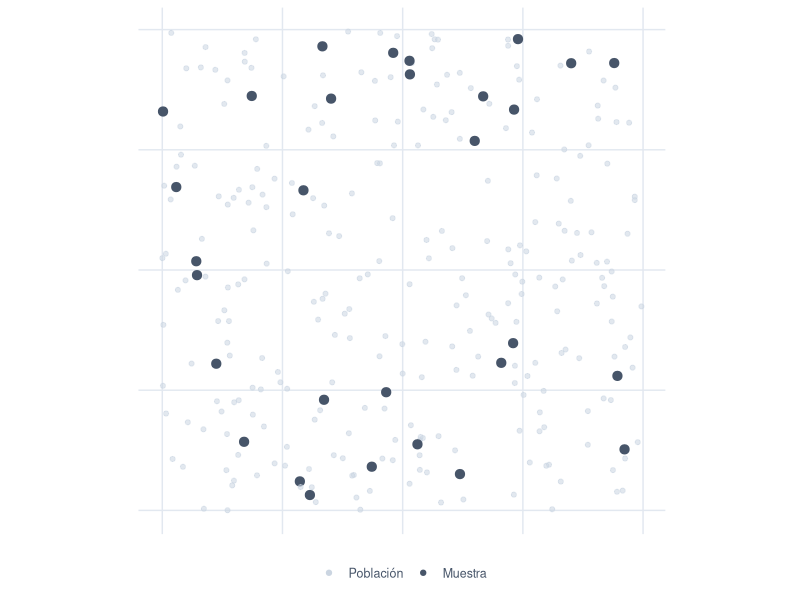
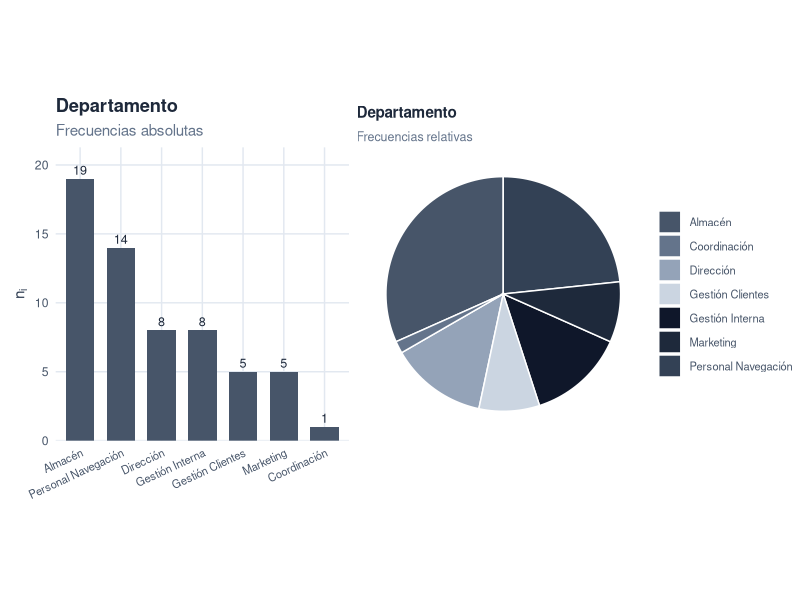
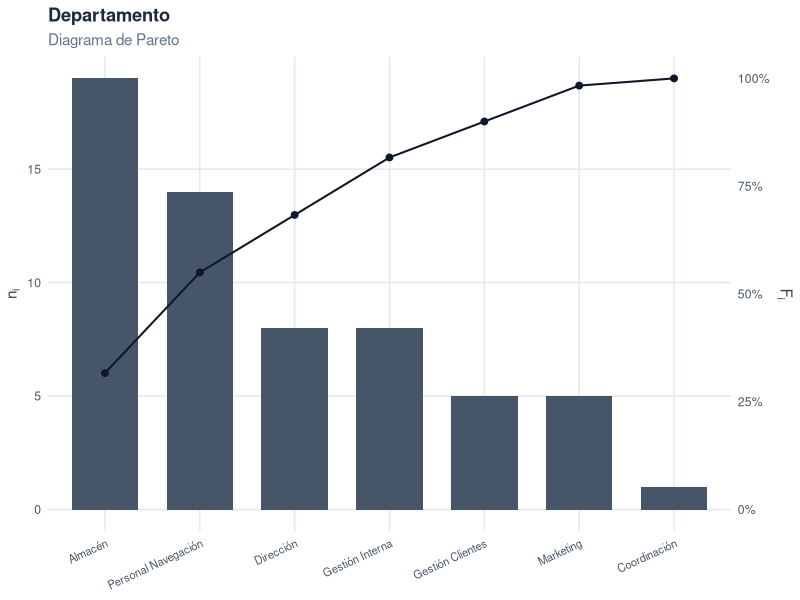
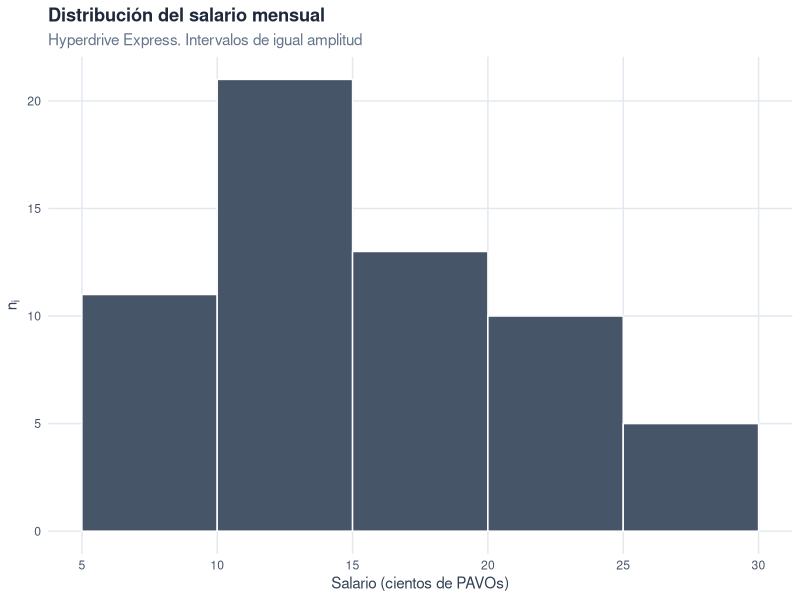
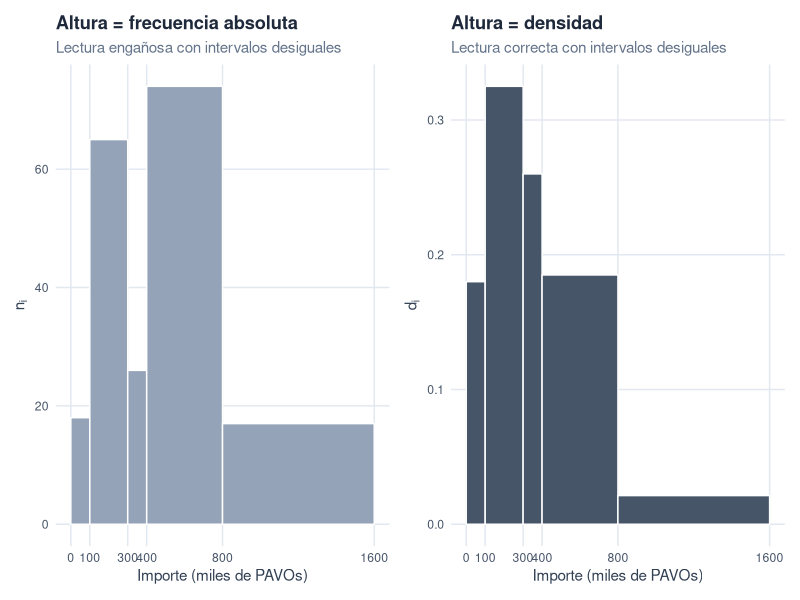

Recreate these plots in R, in order.
## ---- chunk 1
knitr::opts_chunk$set(
  echo       = FALSE,
  message    = FALSE,
  warning    = FALSE,
  fig.align  = "center",
  fig.width  = 6.5,
  fig.height = 4,
  dpi        = 200,
  out.width  = "100%"
)

library(dplyr)
library(tibble)
library(ggplot2)
library(forcats)
library(knitr)
library(kableExtra)
library(scales)
library(patchwork)

# Paleta sobria, coordinada con el color primario del libro (#475569).
pal_libro  <- c("#475569", "#64748b", "#94a3b8", "#cbd5e1",
                "#0f172a", "#1e293b", "#334155")
pal_acento <- "#475569"

# Tema ggplot consistente para todo el capítulo.
theme_libro <- function() {
  theme_minimal(base_size = 11) +
    theme(
      plot.title       = element_text(face = "bold", color = "#1e293b"),
      plot.subtitle    = element_text(color = "#64748b"),
      plot.caption     = element_text(color = "#94a3b8", size = 8),
      axis.title       = element_text(color = "#334155"),
      axis.text        = element_text(color = "#475569"),
      panel.grid.minor = element_blank(),
      panel.grid.major = element_line(color = "#e2e8f0"),
      legend.position  = "bottom",
      legend.title     = element_text(color = "#334155", size = 9),
      legend.text      = element_text(color = "#475569", size = 9)
    )
}
## ---- chunk 2
set.seed(42)
pob <- tibble(
  x = runif(300),
  y = runif(300)
) |>
  mutate(en_muestra = row_number() %in% sample(300, 30))

ggplot(pob, aes(x, y)) +
  geom_point(aes(color = en_muestra, size = en_muestra, alpha = en_muestra)) +
  scale_color_manual(values = c(`FALSE` = "#cbd5e1", `TRUE` = "#475569"),
                     labels = c("Población", "Muestra"),
                     name   = NULL) +
  scale_size_manual(values  = c(`FALSE` = 1.4, `TRUE` = 2.8), guide = "none") +
  scale_alpha_manual(values = c(`FALSE` = 0.55, `TRUE` = 1),  guide = "none") +
  coord_fixed() +
  labs(x = NULL, y = NULL) +
  theme_libro() +
  theme(axis.text = element_blank(), panel.grid = element_blank())
## ---- chunk 3
set.seed(1789)
n_emp <- 60

# Pool de nombres siguiendo la convención R-Stars:
# primer nombre del cine de ciencia ficción + apellido = género de ave (latín).
nombres_sf <- c("Spike", "Faye", "Jet", "Ed", "Vicious",
                "Luke", "Leia", "Han", "Rey", "Finn", "Poe", "Padmé",
                "Spock", "Data", "Picard", "Janeway", "Geordi",
                "Ripley", "Bishop", "Hicks", "Newt",
                "Deckard", "Roy", "Rachael",
                "Neo", "Trinity", "Morpheus",
                "Mal", "Zoe", "River", "Jayne",
                "Holden", "Naomi", "Amos", "Bobbie",
                "Starbuck", "Apollo", "Adama", "Kara",
                "Sarah", "Kyle", "John")

apellidos_aves <- c("Pyrrhula", "Tachyeres", "Bucephala", "Calidris",
                    "Diomedea", "Bubo", "Falco", "Phoenicopterus", "Larus",
                    "Hirundo", "Accipiter", "Psittacus", "Columba", "Corvus",
                    "Anas", "Cygnus", "Gallus", "Pavo", "Ardea", "Grus",
                    "Aquila", "Tinamus", "Tachybaptus", "Athene", "Strix",
                    "Spheniscus", "Apteryx", "Dromaius", "Ramphastos",
                    "Pelecanus", "Vultur", "Struthio", "Turdus", "Merula",
                    "Rhea", "Ara")

empresa <- tibble(
  id_empleado = sprintf("E%03d", seq_len(n_emp)),
  nombre = paste(sample(nombres_sf,      n_emp, replace = TRUE),
                 sample(apellidos_aves,  n_emp, replace = TRUE)),
  nivel_estudios = sample(
    c("Básicos", "Medios", "Universitarios"),
    n_emp, replace = TRUE, prob = c(0.20, 0.42, 0.38)
  ) |>
    factor(levels = c("Básicos", "Medios", "Universitarios"), ordered = TRUE),
  departamento = sample(
    c("Almacén", "Gestión Interna", "Gestión Clientes", "Personal Navegación",
      "Marketing", "Coordinación", "Dirección"),
    n_emp, replace = TRUE,
    prob = c(0.22, 0.16, 0.18, 0.20, 0.08, 0.06, 0.10)
  )
)

# Asignamos un salario coherente con el nivel de estudios.
empresa <- empresa |>
  mutate(
    salario = case_when(
      nivel_estudios == "Básicos"        ~ sample(c(8, 9, 10, 12),
                                                  n(), TRUE,
                                                  prob = c(0.25, 0.30, 0.30, 0.15)),
      nivel_estudios == "Medios"         ~ sample(c(10, 12, 15, 18),
                                                  n(), TRUE,
                                                  prob = c(0.20, 0.30, 0.35, 0.15)),
      nivel_estudios == "Universitarios" ~ sample(c(18, 20, 22, 25, 30),
                                                  n(), TRUE,
                                                  prob = c(0.20, 0.30, 0.25, 0.15, 0.10))
    )
  )
## ---- chunk 4
empresa |>
  head(6) |>
  select(`Cód.` = id_empleado, Nombre = nombre,
         `Salario` = salario, `N. Estudios` = nivel_estudios,
         Departamento = departamento) |>
  kable(caption = "Primeros casos del fichero de empleados de Hyperdrive Express.",
        align = "c") |>
  kable_styling(bootstrap_options = c("hover", "condensed"),
                full_width = FALSE,
                position = "center",
                font_size = 13)
## ---- chunk 5
frec_salario <- empresa |>
  count(salario, name = "n_i") |>
  arrange(salario) |>
  mutate(
    N_i = cumsum(n_i),
    f_i = n_i / sum(n_i),
    F_i = cumsum(f_i)
  )

frec_salario |>
  kable(caption = "Distribución de frecuencias del salario en Hyperdrive Express (cientos de PAVOs).",
        col.names = c("$x_i$ (Salario)", "$n_i$", "$N_i$", "$f_i$", "$F_i$"),
        digits = c(0, 0, 0, 4, 4),
        align = "c",
        escape = FALSE) |>
  kable_styling(bootstrap_options = c("hover", "condensed"),
                full_width = FALSE,
                position = "center",
                font_size = 13)
## ---- chunk 6
frec_estudios <- empresa |>
  count(nivel_estudios, name = "n_i") |>
  arrange(nivel_estudios) |>
  mutate(
    N_i = cumsum(n_i),
    f_i = n_i / sum(n_i),
    F_i = cumsum(f_i)
  )

frec_estudios |>
  kable(caption = "Distribución de frecuencias del nivel de estudios de la plantilla.",
        col.names = c("$x_i$ (Nivel de estudios)", "$n_i$", "$N_i$",
                      "$f_i$", "$F_i$"),
        digits = c(NA, 0, 0, 4, 4),
        align = "c",
        escape = FALSE) |>
  kable_styling(bootstrap_options = c("hover", "condensed"),
                full_width = FALSE,
                position = "center",
                font_size = 13)
## ---- chunk 7
frec_departamento <- empresa |>
  count(departamento, name = "n_i") |>
  arrange(desc(n_i)) |>
  mutate(f_i = n_i / sum(n_i))

frec_departamento |>
  kable(caption = "Distribución de frecuencias del departamento.",
        col.names = c("$x_i$ (Departamento)", "$n_i$", "$f_i$"),
        digits = c(NA, 0, 4),
        align = "c",
        escape = FALSE) |>
  kable_styling(bootstrap_options = c("hover", "condensed"),
                full_width = FALSE,
                position = "center",
                font_size = 13)
## ---- chunk 8
cortes <- c(5, 10, 15, 20, 25, 30)

frec_int <- empresa |>
  mutate(intervalo = cut(salario, breaks = cortes,
                         include.lowest = TRUE, right = TRUE)) |>
  count(intervalo, name = "n_i") |>
  mutate(
    L_inf = head(cortes, -1),
    L_sup = tail(cortes, -1),
    x_i   = (L_inf + L_sup) / 2,
    c_i   = L_sup - L_inf,
    d_i   = n_i / c_i,
    f_i   = n_i / sum(n_i),
    N_i   = cumsum(n_i),
    F_i   = cumsum(f_i)
  ) |>
  select(Intervalo = intervalo, x_i, c_i, n_i, N_i, f_i, F_i, d_i)

frec_int |>
  kable(caption = "Distribución agrupada del salario en intervalos de 5 cientos de PAVOs.",
        col.names = c("Intervalo", "$x_i$", "$c_i$", "$n_i$", "$N_i$",
                      "$f_i$", "$F_i$", "$d_i$"),
        digits = c(NA, 1, 0, 0, 0, 4, 4, 4),
        align = "c",
        escape = FALSE) |>
  kable_styling(bootstrap_options = c("hover", "condensed"),
                full_width = FALSE,
                position = "center",
                font_size = 13)
## ---- chunk 9
df_dep <- frec_departamento |>
  mutate(departamento = fct_reorder(departamento, n_i, .desc = TRUE))

g_barras <- ggplot(df_dep, aes(departamento, n_i)) +
  geom_col(fill = pal_acento, width = 0.7) +
  geom_text(aes(label = n_i), vjust = -0.4,
            color = "#1e293b", size = 3.2) +
  scale_y_continuous(expand = expansion(mult = c(0, 0.12))) +
  labs(title = "Departamento", subtitle = "Frecuencias absolutas",
       x = NULL, y = expression(n[i])) +
  theme_libro() +
  theme(axis.text.x = element_text(angle = 25, hjust = 1, size = 8))

g_sectores <- ggplot(frec_departamento,
                     aes(x = "", y = f_i, fill = departamento)) +
  geom_col(width = 1, color = "white") +
  coord_polar(theta = "y") +
  scale_fill_manual(values = pal_libro, name = NULL) +
  labs(title = "Departamento", subtitle = "Frecuencias relativas") +
  theme_void() +
  theme(
    plot.title      = element_text(face = "bold", color = "#1e293b", size = 11),
    plot.subtitle   = element_text(color = "#64748b", size = 9),
    legend.text     = element_text(color = "#475569", size = 8),
    legend.position = "right"
  )

g_barras + g_sectores
## ---- chunk 10
pareto <- frec_departamento |>
  arrange(desc(n_i)) |>
  mutate(
    F_i = cumsum(f_i),
    departamento = factor(departamento, levels = departamento)
  )

coef <- max(pareto$n_i)

ggplot(pareto, aes(departamento)) +
  geom_col(aes(y = n_i), fill = pal_acento, width = 0.7) +
  geom_line(aes(y = F_i * coef, group = 1),
            color = "#0f172a", linewidth = 0.7) +
  geom_point(aes(y = F_i * coef), color = "#0f172a", size = 2) +
  scale_y_continuous(
    name     = expression(n[i]),
    sec.axis = sec_axis(~ . / coef,
                        name   = expression(F[i]),
                        labels = scales::label_percent(accuracy = 1))
  ) +
  labs(title = "Departamento", subtitle = "Diagrama de Pareto",
       x = NULL) +
  theme_libro() +
  theme(axis.text.x = element_text(angle = 25, hjust = 1, size = 8))
## ---- chunk 11
ggplot(empresa, aes(salario)) +
  geom_histogram(breaks = cortes, closed = "right",
                 fill = pal_acento, color = "white") +
  scale_x_continuous(breaks = cortes) +
  labs(title    = "Distribución del salario mensual",
       subtitle = "Hyperdrive Express. Intervalos de igual amplitud",
       x        = "Salario (cientos de PAVOs)",
       y        = expression(n[i])) +
  theme_libro()
## ---- chunk 12
set.seed(2025)
ventas <- tibble(
  cliente = sprintf("C%03d", 1:200),
  importe = round(pmin(rgamma(200, shape = 2, scale = 200), 1600), 0)
)

cortes_v <- c(0, 100, 300, 400, 800, 1600)

frec_ventas <- ventas |>
  mutate(intervalo = cut(importe, breaks = cortes_v,
                         include.lowest = TRUE, right = TRUE)) |>
  count(intervalo, name = "n_i") |>
  mutate(
    L_inf = head(cortes_v, -1),
    L_sup = tail(cortes_v, -1),
    x_i   = (L_inf + L_sup) / 2,
    c_i   = L_sup - L_inf,
    d_i   = n_i / c_i
  )

frec_ventas |>
  select(Intervalo = intervalo, n_i, c_i, x_i, d_i) |>
  kable(caption = "Importe anual de contratos con clientes corporativos (miles de PAVOs). Intervalos de distinta amplitud.",
        col.names = c("Intervalo", "$n_i$", "$c_i$", "$x_i$", "$d_i$"),
        digits = c(NA, 0, 0, 1, 4),
        align = "c",
        escape = FALSE) |>
  kable_styling(bootstrap_options = c("hover", "condensed"),
                full_width = FALSE,
                position = "center",
                font_size = 13)
## ---- chunk 13
g_mal <- ggplot(frec_ventas,
                aes(xmin = L_inf, xmax = L_sup,
                    ymin = 0, ymax = n_i)) +
  geom_rect(fill = "#94a3b8", color = "white") +
  scale_x_continuous(breaks = cortes_v) +
  labs(title    = "Altura = frecuencia absoluta",
       subtitle = "Lectura engañosa con intervalos desiguales",
       x        = "Importe (miles de PAVOs)",
       y        = expression(n[i])) +
  theme_libro()

g_bien <- ggplot(frec_ventas,
                 aes(xmin = L_inf, xmax = L_sup,
                     ymin = 0, ymax = d_i)) +
  geom_rect(fill = pal_acento, color = "white") +
  scale_x_continuous(breaks = cortes_v) +
  labs(title    = "Altura = densidad",
       subtitle = "Lectura correcta con intervalos desiguales",
       x        = "Importe (miles de PAVOs)",
       y        = expression(d[i])) +
  theme_libro()

g_mal + g_bien
